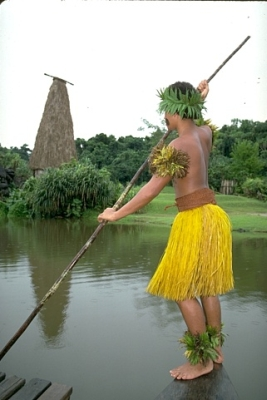
%> input picture SLIC_superpixels/images/0001.jpg, 267 x 400 px; its folder holds only this picture in this run
$ octave SLIC.m   (GNU Octave 9; MATLAB toolbox functions it lacks are replaced by stand-ins)
%> lines starting %> are read from the running program, lines starting %| are printed output that depends on the picture
Input_file_path =  '.\images\';% input image file path

img_path_list = dir(strcat(Input_file_path,'*.jpg'));
img_num = length(img_path_list);
if img_num > 0
        for j = 1:img_num
            image_name = img_path_list(j).name;
            image_name = strcat(Input_file_path,image_name);
            image = imread(image_name);
%> image is the input picture: size 400x267x3 uint8; mean R, G, B 153, 156.2, 133.6
            [L,N] = superpixels(image,500);
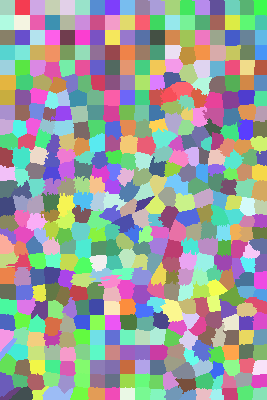
%> L: size 400x267 double; 484 distinct labels, from 1 to 484; one colour per label, 0 black
%> N = 484
            BW = boundarymask(L);
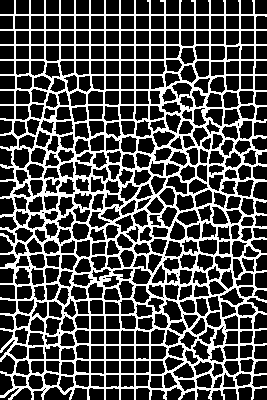
%> BW: size 400x267 logical; 29.5% white in thin lines or dots
            Output_file_path=strrep(image_name,'images','results');
            imwrite(imoverlay(image,BW,'cyan'),Output_file_path);
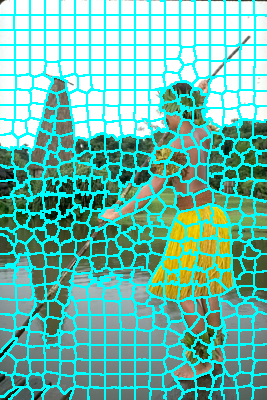
%> saved as 0001.jpg: size 400x267x3 uint8; mean R, G, B 109.9, 187.4, 172.2
        end
end
